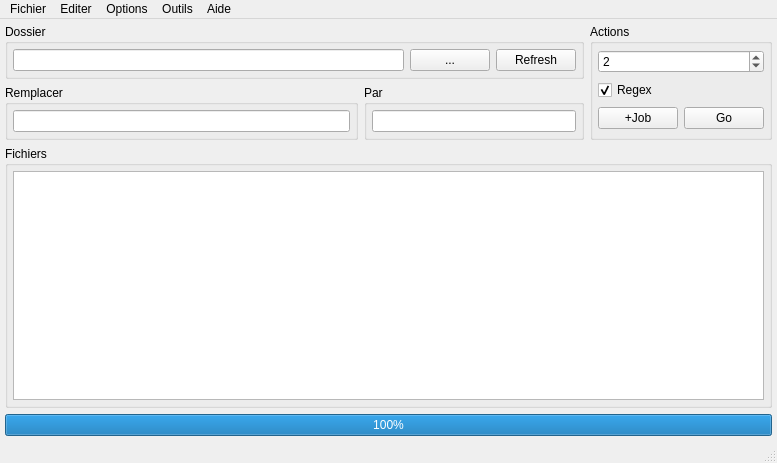
<?xml version="1.0" encoding="UTF-8"?>
<ui version="4.0">
 <class>MainWindow</class>
 <widget class="QMainWindow" name="MainWindow">
  <property name="geometry">
   <rect>
    <x>0</x>
    <y>0</y>
    <width>777</width>
    <height>463</height>
   </rect>
  </property>
  <property name="windowTitle">
   <string>BwarG file renamer</string>
  </property>
  <property name="autoFillBackground">
   <bool>false</bool>
  </property>
  <widget class="QWidget" name="centralWidget">
   <layout class="QVBoxLayout" name="verticalLayout" stretch="0,5,0">
    <property name="margin">
     <number>5</number>
    </property>
    <item>
     <layout class="QHBoxLayout" name="horizontalLayout_9" stretch="1,0">
      <item>
       <layout class="QVBoxLayout" name="verticalLayout_9" stretch="0,0">
        <item>
         <layout class="QHBoxLayout" name="horizontalLayout_8">
          <item>
           <widget class="QGroupBox" name="groupBox">
            <property name="toolTip">
             <string>&lt;html&gt;&lt;head/&gt;&lt;body&gt;&lt;p&gt;Dossier contenant les fichiers à renomer&lt;/p&gt;&lt;/body&gt;&lt;/html&gt;</string>
            </property>
            <property name="title">
             <string>Dossier</string>
            </property>
            <layout class="QHBoxLayout" name="horizontalLayout_2">
             <property name="margin">
              <number>5</number>
             </property>
             <item>
              <widget class="QLineEdit" name="dirPath"/>
             </item>
             <item>
              <widget class="QPushButton" name="browse">
               <property name="text">
                <string>...</string>
               </property>
              </widget>
             </item>
             <item>
              <widget class="QPushButton" name="pushButton_2">
               <property name="text">
                <string>Refresh</string>
               </property>
               <property name="iconSize">
                <size>
                 <width>16</width>
                 <height>16</height>
                </size>
               </property>
               <property name="flat">
                <bool>false</bool>
               </property>
              </widget>
             </item>
            </layout>
           </widget>
          </item>
         </layout>
        </item>
        <item>
         <layout class="QHBoxLayout" name="horizontalLayout_7" stretch="8,5">
          <item>
           <widget class="QGroupBox" name="groupBox_2">
            <property name="title">
             <string>Remplacer</string>
            </property>
            <layout class="QVBoxLayout" name="verticalLayout_4">
             <property name="spacing">
              <number>5</number>
             </property>
             <property name="leftMargin">
              <number>5</number>
             </property>
             <property name="topMargin">
              <number>0</number>
             </property>
             <property name="rightMargin">
              <number>5</number>
             </property>
             <property name="bottomMargin">
              <number>0</number>
             </property>
             <item>
              <widget class="QLineEdit" name="lineEdit">
               <property name="text">
                <string/>
               </property>
              </widget>
             </item>
            </layout>
           </widget>
          </item>
          <item>
           <widget class="QGroupBox" name="groupBox_3">
            <property name="title">
             <string>Par</string>
            </property>
            <layout class="QVBoxLayout" name="verticalLayout_5">
             <property name="margin">
              <number>5</number>
             </property>
             <item>
              <widget class="QLineEdit" name="lineEdit_2">
               <property name="toolTip">
                <string>&lt;html&gt;&lt;head/&gt;&lt;body&gt;&lt;p&gt;numeric: %i&lt;/p&gt;&lt;p&gt;numeric with zero: %n&lt;/p&gt;&lt;p&gt;file lower name: %f&lt;/p&gt;&lt;p&gt;file original name: %F&lt;/p&gt;&lt;p&gt;extenssion: %e&lt;/p&gt;&lt;p&gt;date (short): %d&lt;/p&gt;&lt;p&gt;date (long): %D&lt;/p&gt;&lt;p&gt;Use folder name: %p&lt;/p&gt;&lt;p&gt;regex capture: %x (episode number)&lt;/p&gt;&lt;p&gt;crc32: %crc&lt;/p&gt;&lt;/body&gt;&lt;/html&gt;</string>
               </property>
              </widget>
             </item>
            </layout>
           </widget>
          </item>
         </layout>
        </item>
       </layout>
      </item>
      <item>
       <layout class="QVBoxLayout" name="verticalLayout_10">
        <item>
         <widget class="QGroupBox" name="groupBox_6">
          <property name="title">
           <string>Actions</string>
          </property>
          <layout class="QVBoxLayout" name="verticalLayout_2">
           <property name="margin">
            <number>5</number>
           </property>
           <item>
            <widget class="QSpinBox" name="numLen">
             <property name="toolTip">
              <string>&lt;html&gt;&lt;head/&gt;&lt;body&gt;&lt;p&gt;Minimal number lenght&lt;/p&gt;&lt;/body&gt;&lt;/html&gt;</string>
             </property>
             <property name="value">
              <number>2</number>
             </property>
            </widget>
           </item>
           <item>
            <widget class="QCheckBox" name="checkBox">
             <property name="text">
              <string>Regex</string>
             </property>
             <property name="checked">
              <bool>true</bool>
             </property>
            </widget>
           </item>
           <item>
            <layout class="QHBoxLayout" name="horizontalLayout">
             <item>
              <widget class="QPushButton" name="pushButton_3">
               <property name="toolTip">
                <string>&lt;html&gt;&lt;head/&gt;&lt;body&gt;&lt;p&gt;Ajouter à la job list&lt;/p&gt;&lt;/body&gt;&lt;/html&gt;</string>
               </property>
               <property name="text">
                <string>+Job</string>
               </property>
              </widget>
             </item>
             <item>
              <widget class="QPushButton" name="pushButton">
               <property name="toolTip">
                <string>&lt;html&gt;&lt;head/&gt;&lt;body&gt;&lt;p&gt;Appliquer les changements&lt;/p&gt;&lt;/body&gt;&lt;/html&gt;</string>
               </property>
               <property name="text">
                <string>Go</string>
               </property>
               <property name="iconSize">
                <size>
                 <width>16</width>
                 <height>16</height>
                </size>
               </property>
              </widget>
             </item>
            </layout>
           </item>
          </layout>
         </widget>
        </item>
       </layout>
      </item>
     </layout>
    </item>
    <item>
     <layout class="QVBoxLayout" name="verticalLayout_12">
      <item>
       <widget class="QGroupBox" name="groupBox_4">
        <property name="title">
         <string>Fichiers</string>
        </property>
        <layout class="QVBoxLayout" name="verticalLayout_3">
         <property name="margin">
          <number>5</number>
         </property>
         <item>
          <widget class="QListWidget" name="fileList">
           <property name="showDropIndicator" stdset="0">
            <bool>false</bool>
           </property>
           <property name="defaultDropAction">
            <enum>Qt::IgnoreAction</enum>
           </property>
           <property name="iconSize">
            <size>
             <width>40</width>
             <height>40</height>
            </size>
           </property>
           <property name="movement">
            <enum>QListView::Static</enum>
           </property>
           <property name="resizeMode">
            <enum>QListView::Adjust</enum>
           </property>
           <property name="layoutMode">
            <enum>QListView::SinglePass</enum>
           </property>
           <property name="viewMode">
            <enum>QListView::ListMode</enum>
           </property>
           <property name="sortingEnabled">
            <bool>false</bool>
           </property>
          </widget>
         </item>
        </layout>
       </widget>
      </item>
     </layout>
    </item>
    <item>
     <widget class="QProgressBar" name="progressBar">
      <property name="value">
       <number>100</number>
      </property>
     </widget>
    </item>
   </layout>
  </widget>
  <widget class="QMenuBar" name="menuBar">
   <property name="geometry">
    <rect>
     <x>0</x>
     <y>0</y>
     <width>777</width>
     <height>23</height>
    </rect>
   </property>
   <widget class="QMenu" name="menuFichier">
    <property name="title">
     <string>Fichier</string>
    </property>
    <addaction name="actionReLister"/>
    <addaction name="separator"/>
    <addaction name="actionQuitter"/>
   </widget>
   <widget class="QMenu" name="menuEditer">
    <property name="title">
     <string>Editer</string>
    </property>
    <widget class="QMenu" name="menuRegex">
     <property name="title">
      <string>Regex</string>
     </property>
     <widget class="QMenu" name="menuCompter">
      <property name="title">
       <string>Compter</string>
      </property>
      <addaction name="actionCompter"/>
      <addaction name="actionType"/>
      <addaction name="actionRecompter"/>
     </widget>
     <widget class="QMenu" name="menuMusique">
      <property name="title">
       <string>Musique</string>
      </property>
      <addaction name="action_piste_artiste_titre"/>
     </widget>
     <widget class="QMenu" name="menuAuxiliaire">
      <property name="toolTip">
       <string>&lt;html&gt;&lt;head/&gt;&lt;body&gt;&lt;p&gt;Valeur de %x&lt;/p&gt;&lt;/body&gt;&lt;/html&gt;</string>
      </property>
      <property name="title">
       <string>Auxiliaire</string>
      </property>
      <addaction name="actionDefinir"/>
      <addaction name="actionNombres"/>
     </widget>
     <widget class="QMenu" name="menuEspaces">
      <property name="title">
       <string>Espaces</string>
      </property>
      <addaction name="actionEspaces_en_debut_de_titre"/>
      <addaction name="actionEn_fin_de_nom"/>
     </widget>
     <addaction name="actionCRC32"/>
     <addaction name="actionCrochets"/>
     <addaction name="actionDouble_majuscules"/>
     <addaction name="actionDecaper"/>
     <addaction name="actionTout"/>
     <addaction name="actionExtenssion_en_minuscules"/>
     <addaction name="menuEspaces"/>
     <addaction name="menuCompter"/>
     <addaction name="menuMusique"/>
     <addaction name="menuAuxiliaire"/>
    </widget>
    <addaction name="menuRegex"/>
    <addaction name="actionPreferences"/>
    <addaction name="actionJobList"/>
   </widget>
   <widget class="QMenu" name="menuOptions">
    <property name="title">
     <string>Options</string>
    </property>
    <widget class="QMenu" name="menuCompteur">
     <property name="title">
      <string>Compteur</string>
     </property>
     <addaction name="actionDebut_du_compteur"/>
     <addaction name="actionPas_du_compteur"/>
     <addaction name="actionDefault"/>
    </widget>
    <widget class="QMenu" name="menuRandom">
     <property name="title">
      <string>Random</string>
     </property>
     <addaction name="actionModele"/>
     <addaction name="actionLongueur"/>
    </widget>
    <addaction name="actionToujours_au_dessus"/>
    <addaction name="actionTrier"/>
    <addaction name="menuCompteur"/>
    <addaction name="menuRandom"/>
    <addaction name="actionActiver_ID3"/>
    <addaction name="actionActiver_miniatures"/>
    <addaction name="actionMode_icones"/>
    <addaction name="actionIgnorer_Extenssions"/>
    <addaction name="actionActiver_Exif"/>
   </widget>
   <widget class="QMenu" name="menuAide">
    <property name="title">
     <string>Aide</string>
    </property>
    <addaction name="actionVersion"/>
    <addaction name="actionAide"/>
   </widget>
   <widget class="QMenu" name="menuOutils">
    <property name="title">
     <string>Outils</string>
    </property>
    <addaction name="actionThumb_db_viewer"/>
   </widget>
   <addaction name="menuFichier"/>
   <addaction name="menuEditer"/>
   <addaction name="menuOptions"/>
   <addaction name="menuOutils"/>
   <addaction name="menuAide"/>
  </widget>
  <widget class="QStatusBar" name="statusBar">
   <property name="sizeGripEnabled">
    <bool>true</bool>
   </property>
  </widget>
  <action name="actionQuitter">
   <property name="text">
    <string>Quitter</string>
   </property>
  </action>
  <action name="actionCRC32">
   <property name="text">
    <string>CRC32</string>
   </property>
  </action>
  <action name="actionCrochets">
   <property name="text">
    <string>Crochets</string>
   </property>
  </action>
  <action name="actionDouble_majuscules">
   <property name="text">
    <string>Double majuscules</string>
   </property>
  </action>
  <action name="actionCompter">
   <property name="text">
    <string>Classic</string>
   </property>
  </action>
  <action name="actionDecaper">
   <property name="text">
    <string>Miracle</string>
   </property>
  </action>
  <action name="actionTout">
   <property name="text">
    <string>Tout</string>
   </property>
  </action>
  <action name="actionExtenssion_en_minuscules">
   <property name="text">
    <string>Extenssion en minuscules</string>
   </property>
  </action>
  <action name="actionToujours_au_dessus">
   <property name="checkable">
    <bool>true</bool>
   </property>
   <property name="text">
    <string>Toujours au dessus</string>
   </property>
  </action>
  <action name="actionTrier">
   <property name="checkable">
    <bool>true</bool>
   </property>
   <property name="text">
    <string>Trier</string>
   </property>
  </action>
  <action name="actionPas_du_compteur">
   <property name="text">
    <string>Pas</string>
   </property>
  </action>
  <action name="actionDebut_du_compteur">
   <property name="text">
    <string>Debut</string>
   </property>
  </action>
  <action name="actionEspaces_en_debut_de_titre">
   <property name="text">
    <string>En debut de nom</string>
   </property>
  </action>
  <action name="actionActiver_ID3">
   <property name="checkable">
    <bool>true</bool>
   </property>
   <property name="text">
    <string>Activer ID3</string>
   </property>
  </action>
  <action name="actionType">
   <property name="text">
    <string>Type</string>
   </property>
  </action>
  <action name="actionDefault">
   <property name="text">
    <string>Default</string>
   </property>
  </action>
  <action name="actionPreferences">
   <property name="text">
    <string>Preferences</string>
   </property>
  </action>
  <action name="actionActiver_miniatures">
   <property name="checkable">
    <bool>true</bool>
   </property>
   <property name="text">
    <string>Activer miniatures</string>
   </property>
  </action>
  <action name="action_piste_artiste_titre">
   <property name="text">
    <string>[piste] [artiste] - [titre]</string>
   </property>
  </action>
  <action name="actionMode_icones">
   <property name="checkable">
    <bool>true</bool>
   </property>
   <property name="text">
    <string>Mode icones</string>
   </property>
  </action>
  <action name="actionReLister">
   <property name="text">
    <string>ReLister</string>
   </property>
   <property name="toolTip">
    <string>Re liste le contenu du dossier actuel</string>
   </property>
  </action>
  <action name="actionModele">
   <property name="text">
    <string>Modele</string>
   </property>
  </action>
  <action name="actionLongueur">
   <property name="text">
    <string>Longueur</string>
   </property>
  </action>
  <action name="actionDefinir">
   <property name="text">
    <string>Definir</string>
   </property>
  </action>
  <action name="actionJobList">
   <property name="text">
    <string>JobList</string>
   </property>
  </action>
  <action name="actionIgnorer_Extenssions">
   <property name="checkable">
    <bool>true</bool>
   </property>
   <property name="text">
    <string>Ignorer Extenssions</string>
   </property>
  </action>
  <action name="actionNombres">
   <property name="text">
    <string>Nombres</string>
   </property>
  </action>
  <action name="actionRecompter">
   <property name="text">
    <string>Recompter</string>
   </property>
  </action>
  <action name="actionVersion">
   <property name="text">
    <string>Version</string>
   </property>
  </action>
  <action name="actionEn_fin_de_nom">
   <property name="text">
    <string>En fin de nom</string>
   </property>
  </action>
  <action name="actionThumb_db_viewer">
   <property name="text">
    <string>Thumb.db viewer</string>
   </property>
  </action>
  <action name="actionActiver_Exif">
   <property name="checkable">
    <bool>true</bool>
   </property>
   <property name="text">
    <string>Activer Exif</string>
   </property>
  </action>
  <action name="actionAide">
   <property name="text">
    <string>Triggers</string>
   </property>
  </action>
 </widget>
 <layoutdefault spacing="6" margin="11"/>
 <resources/>
 <connections/>
</ui>
